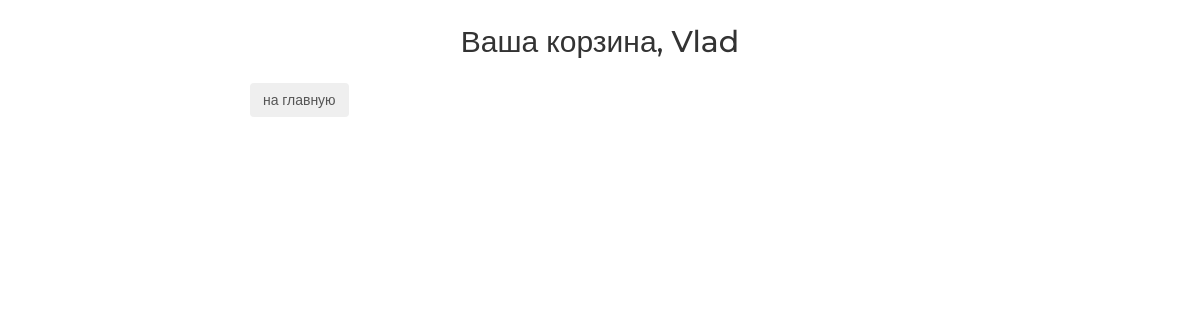
Before: /cart/ (signed in) with the older database file.
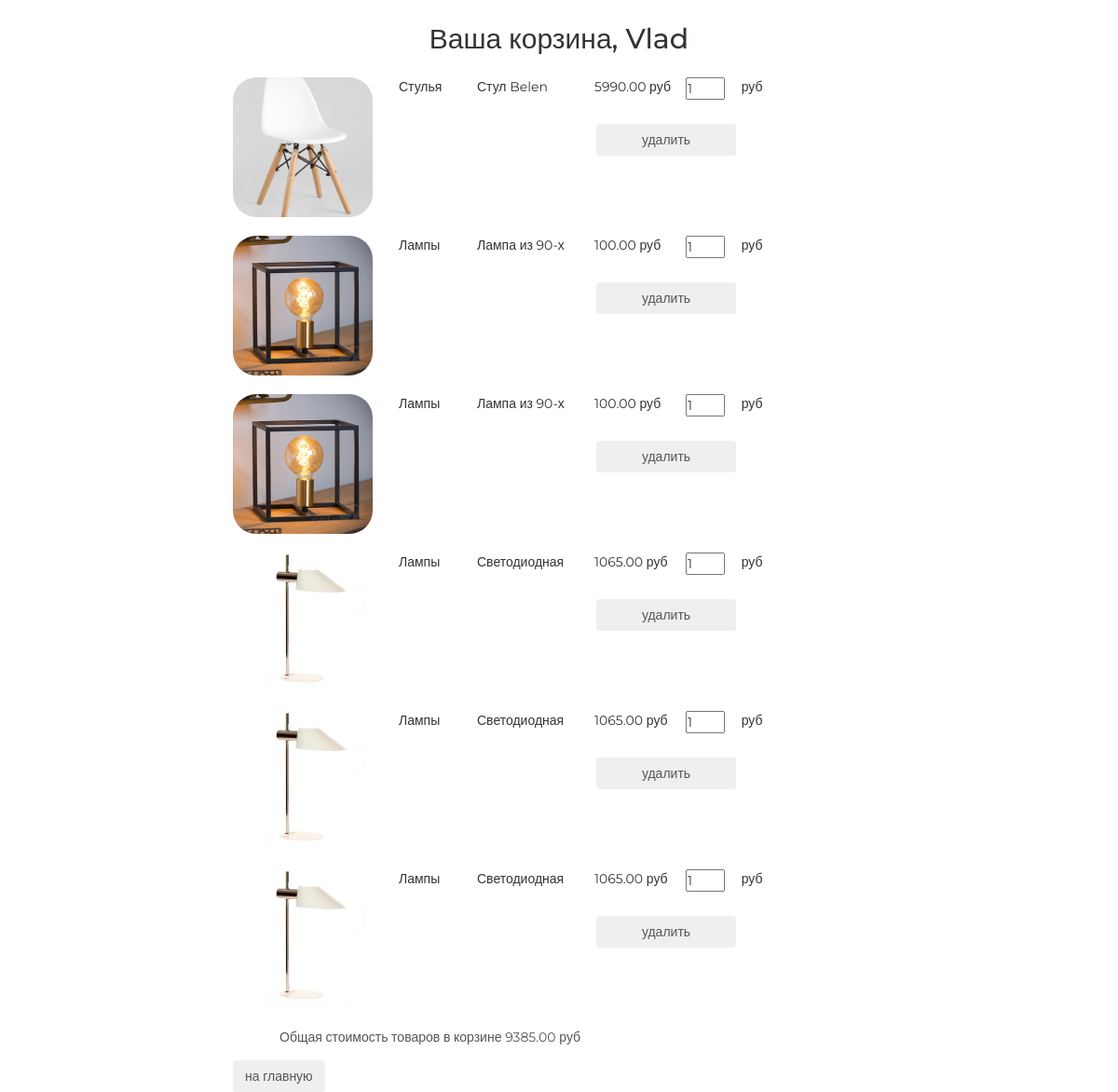
After: the same page with the newer database file.
### authapp/models.py (models this page shows, shortened)
class ShopUser(AbstractUser):
    age = models.PositiveIntegerField(verbose_name="возраст", default=18)
    city = models.CharField(max_length=64, verbose_name="город", blank=True)
    phone_number = models.CharField(
        max_length=14, verbose_name="номер телефона", blank=True
    )
    avatar = models.ImageField(upload_to="user_avatars", blank=True)
    activation_key = models.CharField(
        verbose_name="ключ активации", max_length=128, null=True
    )
    activation_expiration_date = models.DateTimeField(
        verbose_name="Истечение активации", default=default_key_expiration_date
    )

### cartapp/models.py (models this page shows, shortened)
class Cart(models.Model):
    user = models.ForeignKey(
        settings.AUTH_USER_MODEL, on_delete=models.CASCADE, related_name="cart"
    )
    product = models.ForeignKey(Product, on_delete=models.CASCADE)
    quantity = models.PositiveIntegerField(verbose_name="количество", default=0)
    add_datetime = models.DateTimeField(verbose_name="время", auto_now_add=True)
    objects = CartManager()

### mainapp/models.py (models this page shows, shortened)
class Product(models.Model):
    class Meta:
        ordering = ("-price", "name")
    name = models.CharField(verbose_name="имя", max_length=128, unique=True)
    description = models.TextField(verbose_name="описание", blank=True, null=True)
    category = models.ForeignKey(ProductCategory, on_delete=models.SET_NULL, null=True)
    short_description = models.TextField(
        verbose_name="короткое описание", max_length=64, blank=True
    )
    price = models.DecimalField(
        verbose_name="цена", max_digits=8, decimal_places=2, default=0
    )
    price_with_discount = models.DecimalField(
        verbose_name="цена со скидкой", max_digits=8, decimal_places=2, default=0
    )
    quantity = models.PositiveIntegerField(
        verbose_name="количество товаров на складе", default=0
    )
    image = models.ImageField(upload_to="products_image", blank=True)
    is_active = models.BooleanField(verbose_name="В каталоге", db_index=True, default=True)

class ProductCategory(models.Model):
    name = models.CharField(verbose_name="имя", max_length=64, unique=True, blank=True)
    description = models.TextField(verbose_name="описание", blank=True, null=True)
    is_active = models.BooleanField(verbose_name="активна", db_index=True, default=True)

### cartapp/views.py (the view)
# urls.py: path("", views.cart, name="view"),
@login_required
def cart(request):
    products = request.user.cart.order_by("product__category")
    return render(
        request,
        "cartapp/cart.html",
        context={
            "cart": products,
        },
    )

### cartapp/models.py (called while the page is built)
    @cached_property
    def total_cost(self):
        return sum(item.product.price * item.quantity for item in self.all())

    @cached_property
    def has_items(self):
        return bool(len(self.all()))

### mainapp/context_processors.py (called while the page is built)
def cart(request):
    cart = []
    if request.user.is_authenticated:
        cart = Cart.objects.filter(user=request.user)
    return {
        "cart": cart,
    }

### cartapp/templates/cartapp/cart.html
{% extends 'cartapp/base.html' %}
{% load static %}
{% block content %}
    <div class="cart_list">
        {% for item in cart %}
            <div class="cart_record">
                <img
                src="/media/{{ item.product.image }}"
                alt="{{ item.product.short_desc }}"
                />
                <span class="category_name">{{ item.product.category.name }}</span>
                <span class="product_name">{{ item.product.name }}</span>
                <span class="product_price">{{ item.product.price }}&nbspруб</span>
                <input
                type="number"
                name="{{ item.pk }}"
                min="0"
                value="{{ item.quantity }}"
                />
                <span class="product_cost">{{ item.cost }}&nbspруб</span>
                <button class="btn btn-round">
                <a href="{% url 'cart:remove_from_cart' item.pk %}" class=""> удалить </a>
                </button>
            </div>
        {% endfor %}
        {% if request.user.cart.has_items %}
            <div class="cart_summary">
                {{ request.user.cart.total_quantity }} Общая стоимость товаров в корзине
                {{ request.user.cart.total_cost }} руб
            </div>
        {% endif %}
    </div>
    <button class="btn btn-round">
        <a href="{% url 'index' %}">на главную</a>
    </button>
{% endblock %}

### cartapp/templates/cartapp/base.html (shortened to what this page needs)
{% load static %}
<html>
  <head>
      {% block css %}
          <link rel="stylesheet" type="text/css" href="{% static 'bootstrap.min.css' %}">
          <link rel="stylesheet" type="text/css" href="{% static 'css/style.css' %}">
          <link rel="stylesheet" href="{% static 'fonts/font-awesome/css/font-awesome.css' %}">
      {% endblock %}
  </head>
  <body>
    <div class="cart_container">
      <div class="h2 text-center head">
          Ваша корзина,
          {% if user.first_name %}
            {{ user.first_name|title}}
          {% else %}
            Пользователь
          {% endif %}
      </div>
        {% block content %}
        {% endblock %}
    </div>
  </body>
</html>

### static/css/style.css (style rules this page uses)
* { margin: 0; padding: 0; }
body { font-family: 'Montserrat', sans-serif; }
html, body { height: 100%; }
.cart_container { margin: 25px auto; width: 700px; }
.cart_list input[type="number"] { width: 3em; position: relative; display: block; float: left; }
.cart_list span.category_name { margin-left: 2em; width: 5em; position: relative; display: block; float: left; }
.cart_list span.product_name { margin-left: 1em; width: 8em; position: relative; display: block; float: left; }
.cart_list span.product_price { margin-left: 1em; width: 7em; position: relative; display: block; float: left; }
.cart_list span.product_cost { margin-left: 1em; width: 7em; position: relative; display: block; float: left; }
.cart_list .cart_record { position: relative; display: block; height: 170px; float: none; }
.cart_container .head { margin: 25px auto; }
.cart_list .cart_record button { margin-top: 50px; margin-left: 390px; width: 150px; position: absolute; display: block; float: left; }
.cart_list button { margin-left: 45px; width: 150px; display: block; float: left; }
.cart_container button a { text-decoration: none; color: #555; }
.cart_container img { display: block; float: left; width: 150px; border-radius: 25px; }
.cart_container .cart_summary { display: block; margin-left: 50px; margin-bottom: 15px; color: #555; }

Changed rows visible on the page:
changed ShopUser "Vlad": user.cart.total_cost (not shown) → "9385.00"
added Cart: product.image (picture), product.category.name "Стулья", product.name "Стул Belen", product.price "5990.00", quantity "1"
added Cart: product.image (picture), product.category.name "Лампы", product.name "Лампа из 90-х", product.price "100.00", quantity "1"
added Cart: product.image (picture), product.category.name "Лампы", product.name "Лампа из 90-х", product.price "100.00", quantity "1"
added Cart: product.image (picture), product.category.name "Лампы", product.name "Светодиодная", product.price "1065.00", quantity "1"
added Cart: product.image (picture), product.category.name "Лампы", product.name "Светодиодная", product.price "1065.00", quantity "1"
added Cart: product.image (picture), product.category.name "Лампы", product.name "Светодиодная", product.price "1065.00", quantity "1"
Other visible differences:
text now shown: "Общая стоимость товаров в корзине руб"
